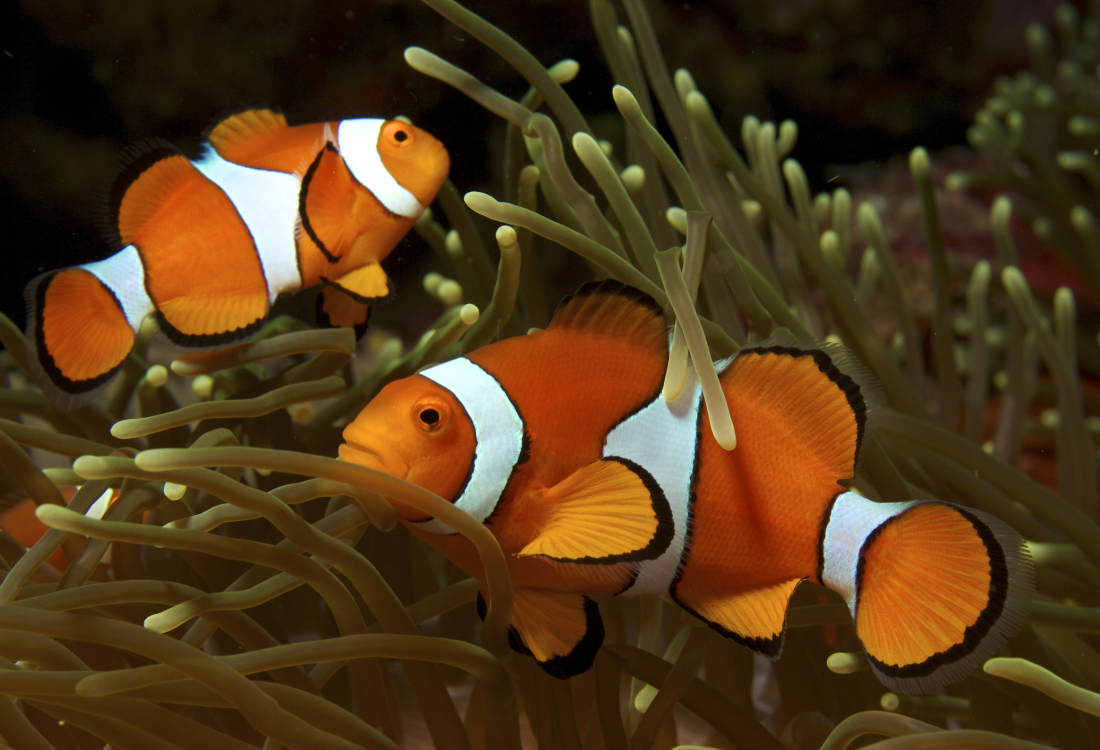
#> input picture w12/clownfish.png, 1100 x 750 px
$ python practice12_task1_task2.py
#> lines starting #> are read from the running program, lines starting #| are printed output that depends on the picture; after the words box and inside, x2 and y2 are one past the last pixel; in counts of white or black regions, pixels touching at a corner belong together
import time
from pathlib import Path

import cv2 as cv
import numpy as np
from skimage import graph, segmentation

BASE_DIR = Path(__file__).resolve().parent
INPUT_PATH = BASE_DIR / 'clownfish.png'
OUT_DIR = BASE_DIR / 'practice12_results'
OUT_DIR.mkdir(exist_ok=True)

img_bgr = cv.imread(str(INPUT_PATH))
#> img_bgr is the input picture: shape (750, 1100, 3); mean B, G, R 24.8, 55.6, 80.6
if img_bgr is None:
    raise FileNotFoundError(f'Cannot read image: {INPUT_PATH}')
img_rgb_original = cv.cvtColor(img_bgr, cv.COLOR_BGR2RGB)
# Resize for practical execution speed and document-friendly output size.
img_rgb = cv.resize(img_rgb_original, None, fx=0.5, fy=0.5, interpolation=cv.INTER_AREA)


def save_rgb(path, rgb):
    cv.imwrite(str(path), cv.cvtColor(rgb, cv.COLOR_RGB2BGR))


def add_label(rgb, text):
    out = rgb.copy()
    cv.rectangle(out, (8, 8), (245, 48), (255, 255, 255), -1)
    cv.rectangle(out, (8, 8), (245, 48), (0, 0, 0), 2)
    cv.putText(out, text, (17, 35), cv.FONT_HERSHEY_SIMPLEX, 0.55, (0, 0, 0), 2, cv.LINE_AA)
    return out


# Practice 1: compare SLIC compactness and n_segments.
settings = [(5, 100), (50, 100), (5, 500), (50, 500)]
marked_images = []
actual_counts = []

for compactness, n_segments in settings:
    print(f'Running SLIC compactness={compactness}, n_segments={n_segments}...', flush=True)
    labels = segmentation.slic(
        img_rgb,
        compactness=compactness,
        n_segments=n_segments,
        start_label=1,
        channel_axis=-1,
    )
    actual_counts.append(len(np.unique(labels)))

    marked = segmentation.mark_boundaries(img_rgb, labels, color=(0, 1, 1))
    marked = np.uint8(marked * 255.0)
    marked = add_label(marked, f'Comp.={compactness}, nseg={n_segments}')

    out_name = f'task1_slic_comp{compactness}_nseg{n_segments}.png'
    save_rgb(OUT_DIR / out_name, marked)
    marked_images.append(marked)
#> this loop made 4 passes
#> pass 1, `labels = segmentation.slic( img_rgb, compactness=compactness, n_segmen..`:
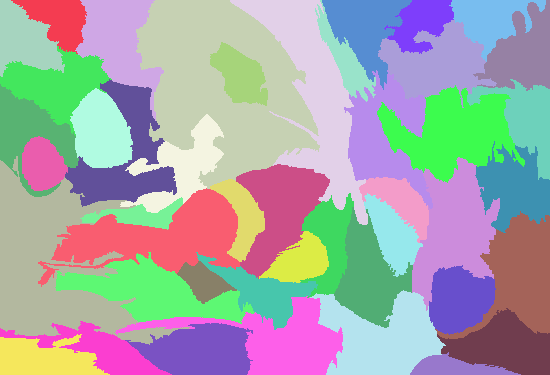
#> labels: shape (375, 550) int64; 45 distinct labels, from 1 to 45; one colour per label, 0 black
#> after the loop:
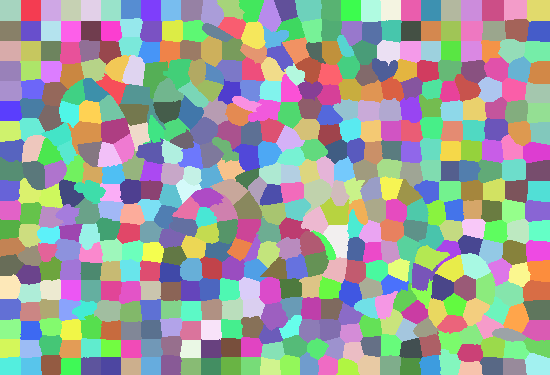
#> labels: shape (375, 550) int64; 508 distinct labels, from 1 to 508; one colour per label, 0 black
#> after the loop, actual_counts = [45, 92, 361, 508]; marked_images = 4 items

row1 = np.hstack([marked_images[0], marked_images[1]])
row2 = np.hstack([marked_images[2], marked_images[3]])
task1_result = np.vstack([row1, row2])
save_rgb(OUT_DIR / 'task1_slic_comparison.png', task1_result)
#> in save_rgb (call 5), `cv.imwrite(str(path), cv.cvtColor(rgb, cv.COLOR_RGB2BGR))`:
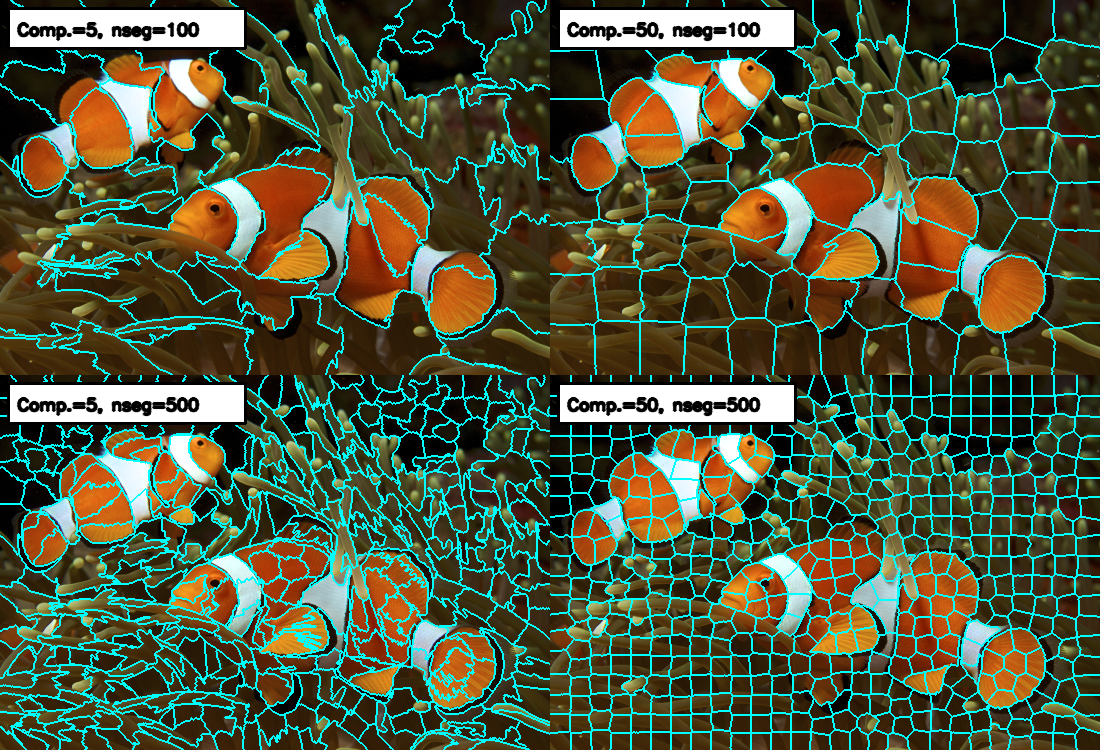
#> saved as task1_slic_comparison.png: shape (750, 1100, 3); mean B, G, R 63.5, 89.4, 77.4

# Practice 2: normalized cut using superpixels.
ncut_input_rgb = cv.resize(img_rgb_original, None, fx=0.18, fy=0.18, interpolation=cv.INTER_AREA)

print('Running SLIC for normalized cut...', flush=True)
start = time.time()
slic = segmentation.slic(
    ncut_input_rgb,
    compactness=5,
    n_segments=500,
    start_label=1,
    channel_axis=-1,
)
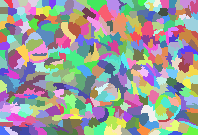
#> slic: shape (135, 198) int64; 388 distinct labels, from 1 to 388; one colour per label, 0 black
print('Building RAG from superpixels...', flush=True)
g = graph.rag_mean_color(ncut_input_rgb, slic, mode='similarity')
print('Running normalized cut...', flush=True)
ncut = graph.cut_normalized(slic, g, thresh=0.05, num_cuts=1, rng=1)
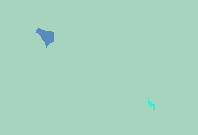
#> ncut: shape (135, 198) int64; 3 distinct labels, from 1 to 294; one colour per label, 0 black
elapsed = time.time() - start

# Draw thicker yellow boundaries for better visibility in the report.
boundary = np.zeros(ncut.shape, dtype=np.uint8)
#> boundary: shape (135, 198); every value is 0
boundary[:, 1:] |= (ncut[:, 1:] != ncut[:, :-1])
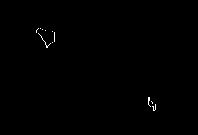
#> boundary: shape (135, 198); values 0 (black) and 1 (white), 0.26% white in thin lines or dots, all inside (x1, y1, x2, y2) = (36, 28, 156, 111)
boundary[1:, :] |= (ncut[1:, :] != ncut[:-1, :])
#> boundary: shape (135, 198); values 0 (black) and 1 (white), 0.41% white in thin lines or dots, all inside (x1, y1, x2, y2) = (36, 28, 156, 112)
boundary = cv.dilate(boundary, np.ones((3, 3), np.uint8), iterations=1)
#> boundary: shape (135, 198); values 0 (black) and 1 (white), 1.2% white; 2 white regions, box (x1, y1, x2, y2) and area: (35, 27, 56, 50) 215, (147, 96, 157, 113) 110
ncut_marked = ncut_input_rgb.copy()
ncut_marked[boundary > 0] = (255, 255, 0)
#> ncut_marked: shape (135, 198, 3); mean R, G, B 81.7, 57.1, 23.4
ncut_marked = add_label(ncut_marked, 'Normalized Cut')
save_rgb(OUT_DIR / 'task2_normalized_cut.png', ncut_marked)

input_labeled = add_label(ncut_input_rgb, 'Input: clownfish')
side_by_side = np.hstack([input_labeled, ncut_marked])
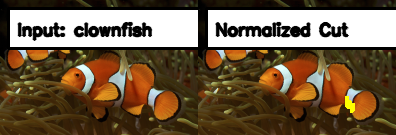
#> side_by_side: shape (135, 396, 3); mean R, G, B 115.4, 95.3, 71.8
save_rgb(OUT_DIR / 'task2_input_and_ncut.png', side_by_side)

print('Practice 1 actual SLIC label counts')
for (compactness, n_segments), count in zip(settings, actual_counts):
    print(f'  compactness={compactness}, n_segments={n_segments} -> labels={count}')
#> this loop made 4 passes
#> (compactness, n_segments, count) on passes 1 to 4: (5, 100, 45), (50, 100, 92), (5, 500, 361), (50, 500, 508)
#|   compactness=5, n_segments=100 -> labels=45
#|   compactness=50, n_segments=100 -> labels=92
#|   compactness=5, n_segments=500 -> labels=361
#|   compactness=50, n_segments=500 -> labels=508
print('Practice 2')
print(f'  SLIC labels before ncut: {len(np.unique(slic))}')
#|   SLIC labels before ncut: 388
print(f'  normalized cut labels: {len(np.unique(ncut))}')
#|   normalized cut labels: 3
print(f'  execution time: {elapsed:.2f} sec')
print(f'  results saved to: {OUT_DIR}')
